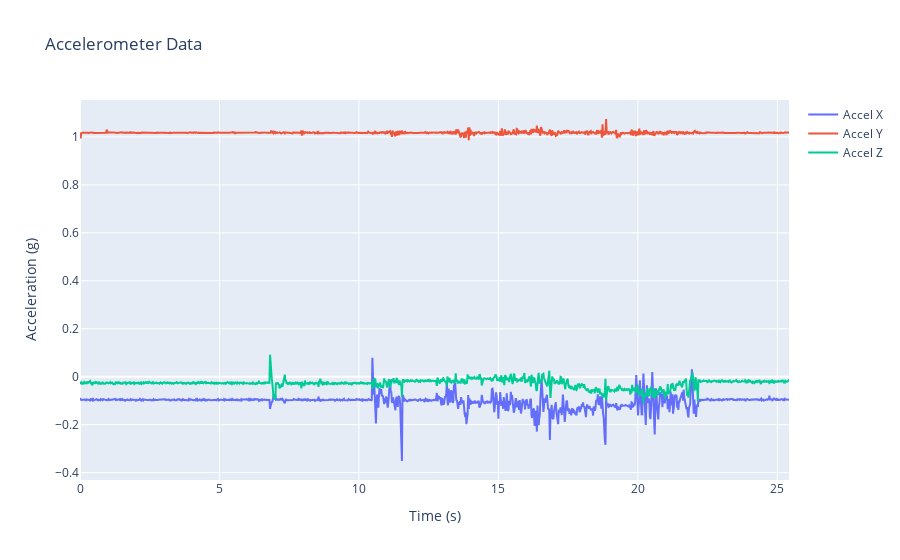

Notebook code cell kept with this figure:
### Code cell
# plot gyroscope data
df['time'] = (df['timestamp_ns'] - df['timestamp_ns'].iloc[0]) / 1e9  # convert to seconds
fig = go.Figure()
fig.add_trace(go.Scatter(x=df['time'], y=df['accel_x_g'], mode='lines', name='Accel X'))
fig.add_trace(go.Scatter(x=df['time'], y=df['accel_y_g'], mode='lines', name='Accel Y'))
fig.add_trace(go.Scatter(x=df['time'], y=df['accel_z_g'], mode='lines', name='Accel Z'))
fig.update_layout(title='Accelerometer Data', xaxis_title='Time (s)', yaxis_title='Acceleration (g)')
fig.show()

### Figure 1 — Plotly figure (JSON) as saved in the notebook; plotly's stock layout.template omitted (floating-point values rounded to 4 significant figures; data arrays with more than 128 entries replaced by an {"elided": "..."} marker saying what was removed)
{"data": [{"mode": "lines", "name": "Accel X", "type": "scatter", "x": {"elided": "1199 float values"}, "y": {"elided": "1199 float values"}}, {"mode": "lines", "name": "Accel Y", "type": "scatter", "x": {"elided": "1199 float values"}, "y": {"elided": "1199 float values"}}, {"mode": "lines", "name": "Accel Z", "type": "scatter", "x": {"elided": "1199 float values"}, "y": {"elided": "1199 float values"}}], "layout": {"title": {"text": "Accelerometer Data"}, "xaxis": {"title": {"text": "Time (s)"}}, "yaxis": {"title": {"text": "Acceleration (g)"}}}}
